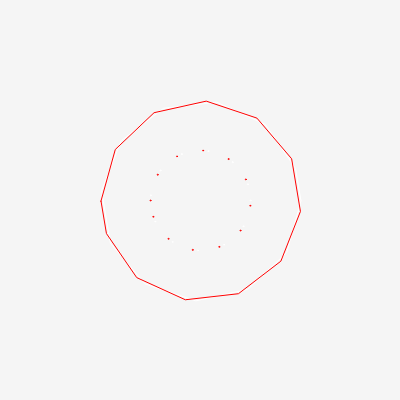
Frame 1 (no input)
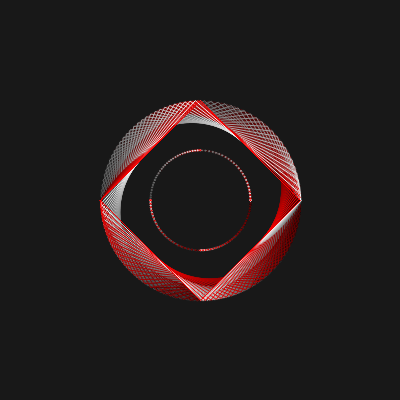
Frame 60 (no input)
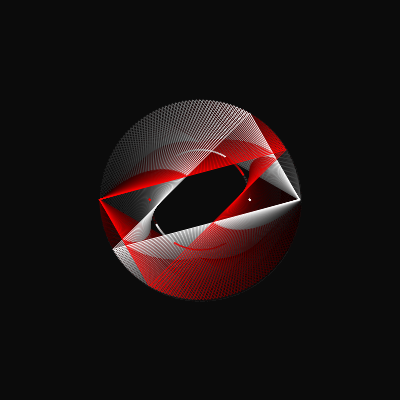
Frame 120 (the mouse pressed at the canvas centre since frame 60)

The p5.js sketch that drew these frames (run headless with seeded random() and noise() and a simulated clock; from frame 60 on, the mouse is pressed at the canvas centre):

// p5.js sketch
// ── sketch.js
// File: 082518

let adjX, adjY
let index = 0
let step = 30
let dir = 1
function setup(){
  createCanvas(400,400)
  background(0)
  pixelDensity(displayDensity())
  angleMode(DEGREES)
}


function draw(){
  step +=dir
  // background(0)
  background(0,10)
  adjX = cos(frameCount)
  adjY = cos(frameCount)
  
  stroke(255)
  push()
  translate(width/2,height/2)
  noFill()
  beginShape()
  for(let i = 0; i < 360; i+=step)  {
    let x = (100 * cos(i)) + adjX
    let y = (100 * sin(i)) + adjY
    vertex(x,y)
    ellipse(x*.5,y*.5,1,1)
  }
  endShape(CLOSE)
  pop()
  
  stroke(255,0,0)
  push()
  translate(width/2,height/2)
  noFill()
  beginShape()
  for(let i = 0; i < 360; i+=step)  {
    let x = (-100 * cos(i)) + adjX
    let y = (-100 * sin(i)) + adjY
    vertex(x,y)
    ellipse(x*.5,y*.5,1,1)
  }
  endShape(CLOSE)
  pop()
  
  

  if (step > 360) {
    step = 30
  }
}
